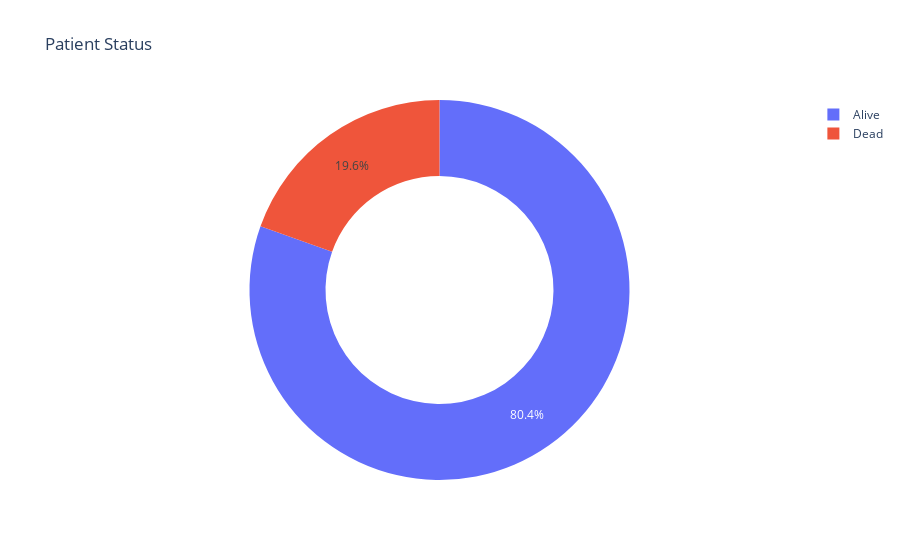

Notebook source saved alongside this figure:
### Markdown cell above
## Random Over Sampler

### Code cell
Patient_Status = df['Patient_Status'].value_counts()
transaction = Patient_Status.index
quantity = Patient_Status.values

figure = px.pie(df,
                values=quantity,
                names=transaction, hole=.60,
                title="Patient Status")

figure.show()

### Figure 1 — Plotly figure (JSON) as saved in the notebook; plotly's stock layout.template omitted (floating-point values rounded to 4 significant figures)
{"data": [{"domain": {"x": [0, 1], "y": [0, 1]}, "hole": 0.6, "hovertemplate": "label=%{label}<br>value=%{value}<extra></extra>", "labels": ["Alive", "Dead"], "legendgroup": "", "name": "", "showlegend": true, "type": "pie", "values": [255, 62]}], "layout": {"legend": {"tracegroupgap": 0}, "title": {"text": "Patient Status"}}}
